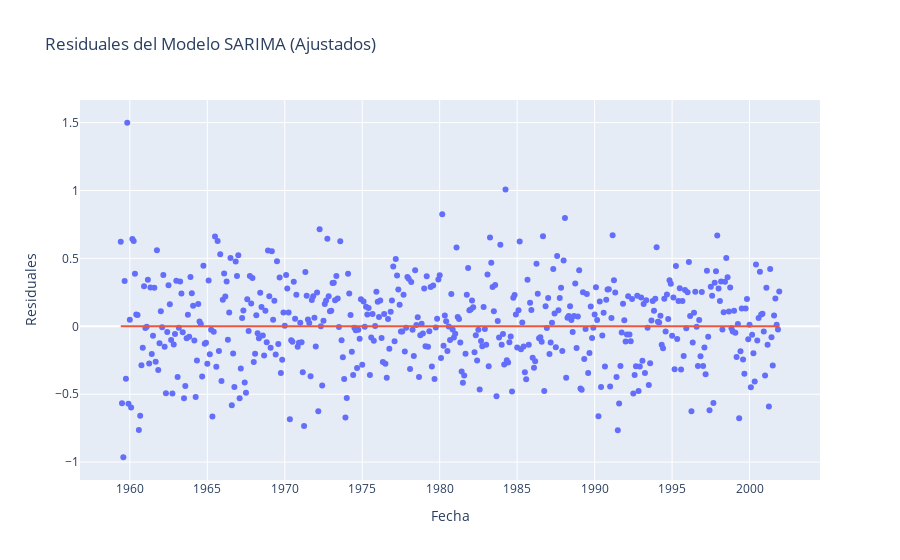
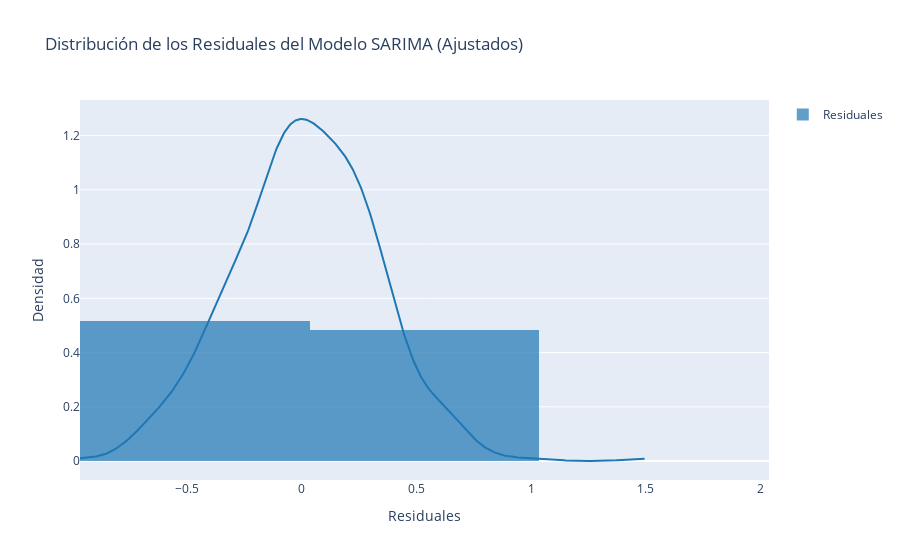

Notebook source saved alongside these figures, in order:
### Markdown cell above
Comprobemos residuales

### Code cell
from statsmodels.stats.diagnostic import acorr_ljungbox
from scipy.stats import shapiro

import plotly.graph_objects as go
import plotly.figure_factory as ff

# Extraer los residuales del modelo SARIMA, ignorando las primeras observaciones
residuals_sarima = sarima_model.resid[15:]  # Ignorar las primeras 12 observaciones

# Graficar los residuales
fig = go.Figure()
fig.add_trace(go.Scatter(x=residuals_sarima.index, y=residuals_sarima, mode='markers', name='Residuales'))
fig.add_trace(go.Scatter(x=residuals_sarima.index, y=[0]*len(residuals_sarima), mode='lines', name='Media Cero'))
fig.update_layout(title='Residuales del Modelo SARIMA (Ajustados)', xaxis_title='Fecha', yaxis_title='Residuales', showlegend=False)
fig.show()

# Realizar la prueba de Ljung-Box para verificar no autocorrelación
ljung_box_sarima_result = acorr_ljungbox(residuals_sarima, lags=[10], return_df=True)
print("Resultados de la prueba de Ljung-Box (Ajustados):")
print(ljung_box_sarima_result)

# Graficar la distribución de los residuales
fig = ff.create_distplot([residuals_sarima], group_labels=["Residuales"], show_hist=True, show_rug=False)
fig.update_layout(title="Distribución de los Residuales del Modelo SARIMA (Ajustados)", xaxis_title="Residuales", yaxis_title="Densidad")
fig.show()

# Realizar la prueba de Shapiro-Wilk para verificar normalidad
stat, p_value = shapiro(residuals_sarima)
print(f"Estadístico de Shapiro-Wilk: {stat}, p-valor: {p_value}")

if p_value > 0.05:
    print("No se puede rechazar la hipótesis nula: los residuales parecen seguir una distribución normal.")
else:
    print("Se rechaza la hipótesis nula: los residuales no siguen una distribución normal.")

### Figure 1 — Plotly figure (JSON) as saved in the notebook; plotly's stock layout.template omitted (floating-point values rounded to 4 significant figures; data arrays with more than 128 entries replaced by an {"elided": "..."} marker saying what was removed)
{"data": [{"mode": "markers", "name": "Residuales", "type": "scatter", "x": {"elided": "511 str values"}, "y": {"elided": "511 float values"}}, {"mode": "lines", "name": "Media Cero", "type": "scatter", "x": {"elided": "511 str values"}, "y": {"elided": "511 int values"}}], "layout": {"showlegend": false, "title": {"text": "Residuales del Modelo SARIMA (Ajustados)"}, "xaxis": {"title": {"text": "Fecha"}}, "yaxis": {"title": {"text": "Residuales"}}}}

### Figure 2 — Plotly figure (JSON) as saved in the notebook; plotly's stock layout.template omitted (floating-point values rounded to 4 significant figures; data arrays with more than 128 entries replaced by an {"elided": "..."} marker saying what was removed)
{"data": [{"autobinx": false, "histnorm": "probability density", "legendgroup": "Residuales", "marker": {"color": "rgb(31, 119, 180)"}, "name": "Residuales", "opacity": 0.7, "type": "histogram", "x": {"elided": "511 float values"}, "xaxis": "x", "xbins": {"end": 1.499, "size": 1, "start": -0.9643}, "yaxis": "y"}, {"legendgroup": "Residuales", "marker": {"color": "rgb(31, 119, 180)"}, "mode": "lines", "name": "Residuales", "showlegend": false, "type": "scatter", "x": {"elided": "500 float values"}, "xaxis": "x", "y": {"elided": "500 float values"}, "yaxis": "y"}], "layout": {"barmode": "overlay", "hovermode": "closest", "legend": {"traceorder": "reversed"}, "title": {"text": "Distribución de los Residuales del Modelo SARIMA (Ajustados)"}, "xaxis": {"anchor": "y2", "domain": [0, 1], "title": {"text": "Residuales"}, "zeroline": false}, "yaxis": {"anchor": "free", "domain": [0, 1], "position": 0, "title": {"text": "Densidad"}}}}
